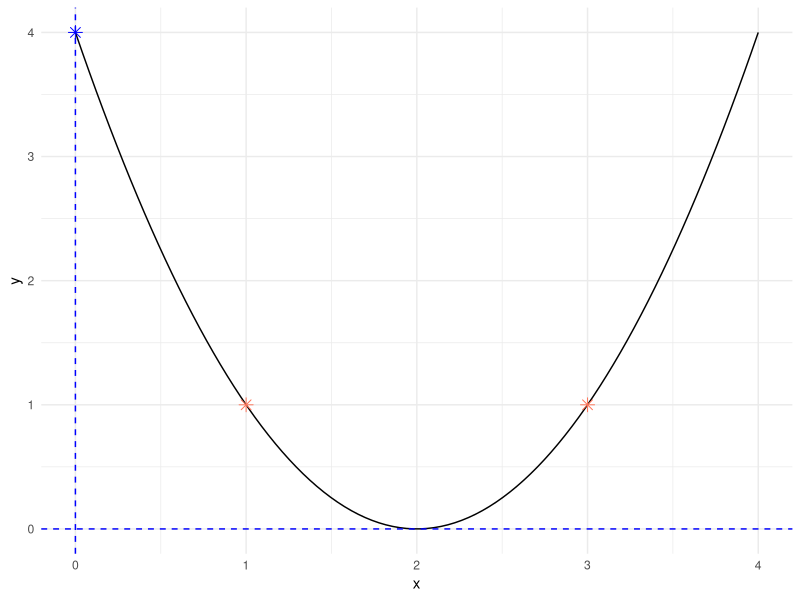
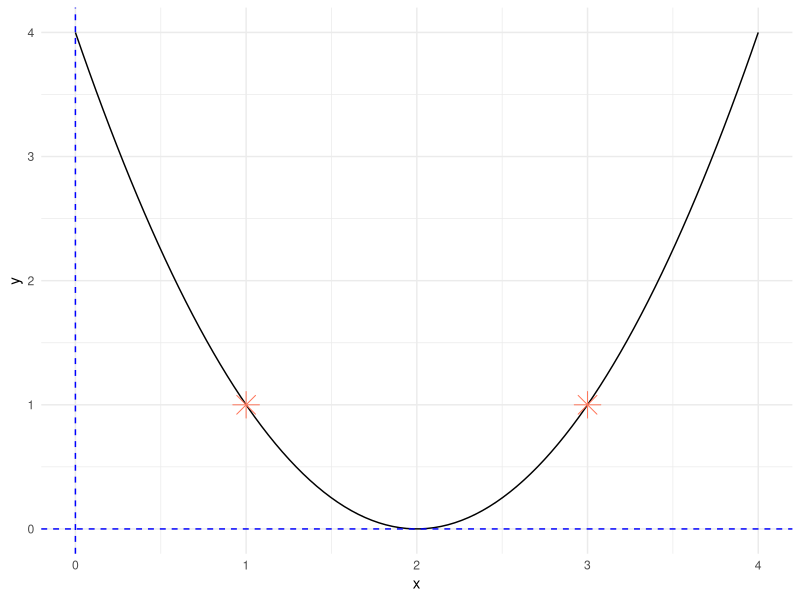
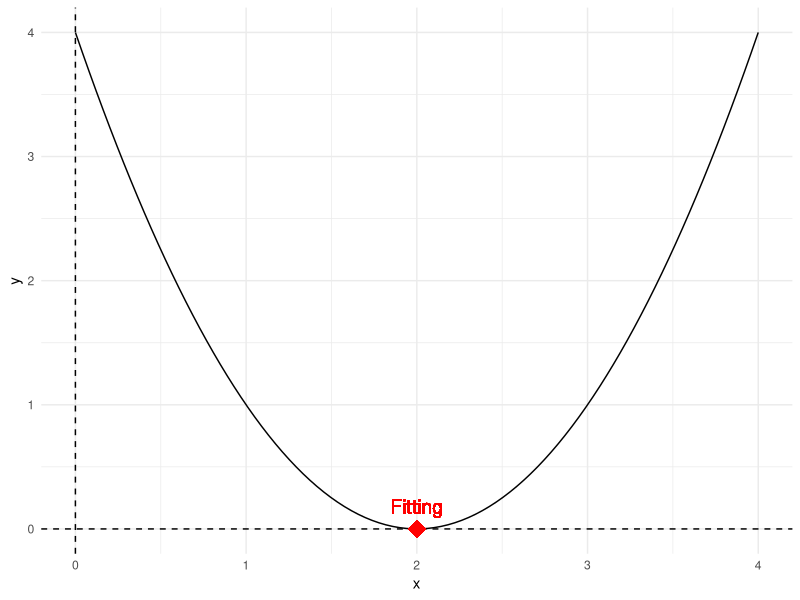
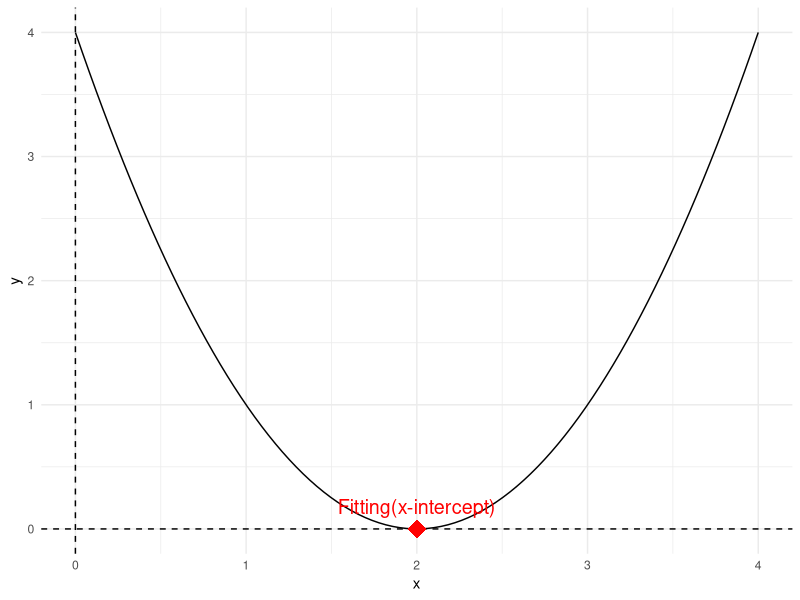

The R script that drew these images, in order:
## ---- chunk 1
knitr::opts_chunk$set(
    collapse = TRUE,
    comment = "#>",
    fig.path = "figures/theory-",
    out.width = "100%"
)
## ---- chunk 2
library(ggplot2)
library(dplyr)
## ---- chunk 3
population <- c(1, 3, 0)
## ---- chunk 4
a <- 1
b <- -4
c <- 4
f <- function(x) {
    a * x^2 + b * x + c
}
## ---- chunk 5
# Define the domain over which we want to plot f(x)
x <- seq(from = 0, to = 4, length.out = 100)

# Define the domain over which we want to plot f(x) and create df data frame
df <- x |>
    data.frame(x = _) |>
    dplyr::mutate(y = f(x))

# Define the space over which we want to population to be
possible_xvalues <- seq(from = 0, to = 3, length.out = 4)

# Create space data frame
space <- possible_xvalues |>
    data.frame(x = _) |>
    dplyr::mutate(y = f(x))

# Calculate fitness inline
fitness <- population^2 - 4 * population + 4

# Selected the surviving parents
num_parents <- 2
selected_parents <- population |>
    order(fitness, decreasing = FALSE) |>
    head(num_parents)

# Plot f(x) using ggplot
ggplot2::ggplot(df, aes(x = x, y = y)) +
    geom_line(color = "black") + # Plot the function as a line
    geom_point(data = subset(space, x %in% c(1, 3)), color = "coral1", size = 3, shape = 8) + # Plot points at x=1 and x=3
    geom_point(data = subset(space, (x == 0)), color = "blue", size = 3, shape = 8) + # Plot a point at x=0
    geom_hline(yintercept = 0, linetype = "dashed", color = "blue") + # Add horizontal line at y=0
    geom_vline(xintercept = 0, linetype = "dashed", color = "blue") + # Add vertical line at x=0
    theme_minimal()
## ---- chunk 6
# Plot f(x) using ggplot
ggplot(df, aes(x = x, y = y)) +
    geom_line(color = "black") + # Plot the function as a line
    geom_point(data = subset(space, x %in% c(1, 3)), color = "coral1", size = 6, shape = 8) + # Plot points at x=1 and x=3
    geom_hline(yintercept = 0, linetype = "dashed", color = "blue") + # Add horizontal line at y=0
    geom_vline(xintercept = 0, linetype = "dashed", color = "blue") + # Add vertical line at x=0
    theme_minimal() # Use a minimal theme
## ---- chunk 7
find.fitting <- function(a, b, c) {
    x_fitting <- -b / (2 * a)
    y_fitting <- f(x_fitting)
    c(x_fitting, y_fitting)
}
F <- find.fitting(a, b, c)
## ---- chunk 8
# Plot f(x) using ggplot
ggplot(df, aes(x = x, y = y)) +
    geom_line(color = "black") + # Plot the function as a line
    geom_hline(yintercept = 0, linetype = "dashed") + # Add horizontal line at y=0
    geom_vline(xintercept = 0, linetype = "dashed") + # Add vertical line at x=0
    geom_point(x = F[1], y = F[2], shape = 18, size = 6, color = "red") + # Plot the vertex
    geom_text(x = F[1], y = F[2], label = "Fitting", vjust = -1, color = "red", size = 5) + # Add label next to the vertex
    theme_minimal() # Use a minimal theme
## ---- chunk 9
# find the x-intercepts of f(x)
find.roots <- function(a, b, c) {
    discriminant <- b^2 - 4 * a * c
    if (discriminant > 0) {
        c((-b - sqrt(discriminant)) / (2 * a), (-b + sqrt(discriminant)) / (2 * a))
    } else if (discriminant == 0) {
        -b / (2 * a)
    } else {
        NaN
    }
}
solutions <- find.roots(a, b, c)
## ---- chunk 10
# Plot f(x) using ggplot
ggplot(df, aes(x = x, y = y)) +
    geom_line(color = "black") + # Plot the function as a line
    geom_hline(yintercept = 0, linetype = "dashed") + # Add horizontal line at y=0
    geom_vline(xintercept = 0, linetype = "dashed") + # Add vertical line at x=0
    geom_point(data = data.frame(x = solutions, y = rep(0, length(solutions))), shape = 18, size = 6, color = "red") + # Plot x-intercepts
    geom_text(data = data.frame(x = solutions, y = rep(0, length(solutions)), label = "Fitting(x-intercept)"), aes(label = label), vjust = -1, color = "red", size = 5) + # Add labels next to x-intercepts
    theme_minimal() # Use a minimal theme
